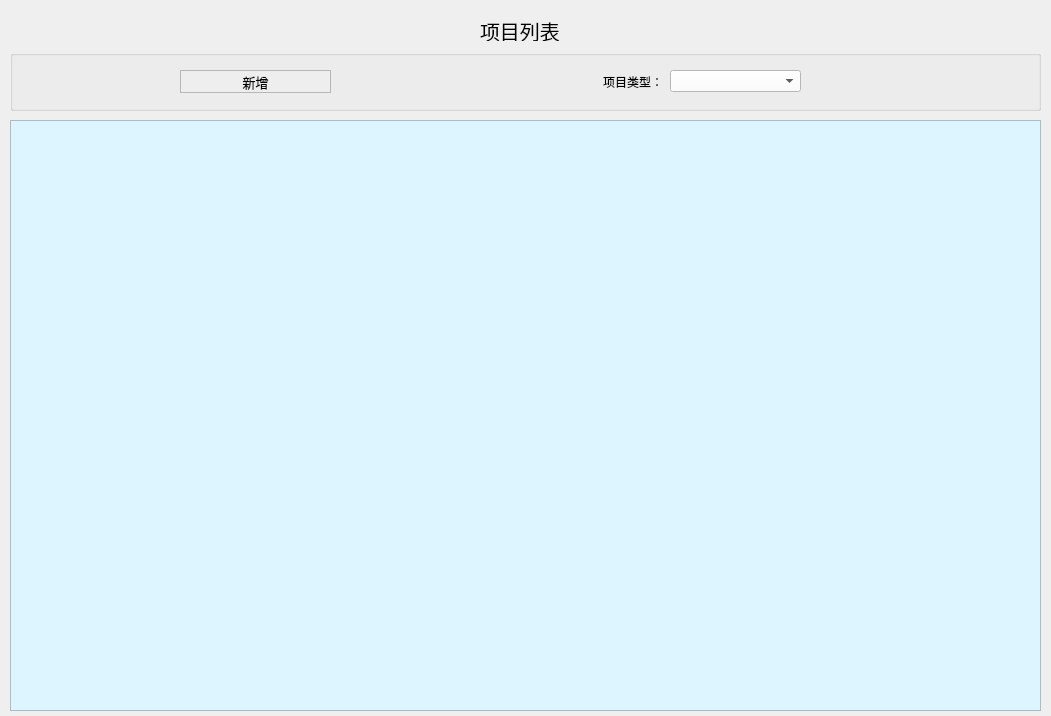
<?xml version="1.0" encoding="UTF-8"?>
<ui version="4.0">
 <class>TybhMainFrame</class>
 <widget class="QWidget" name="TybhMainFrame">
  <property name="geometry">
   <rect>
    <x>0</x>
    <y>0</y>
    <width>1051</width>
    <height>716</height>
   </rect>
  </property>
  <property name="windowTitle">
   <string>Form</string>
  </property>
  <widget class="QLabel" name="label">
   <property name="geometry">
    <rect>
     <x>480</x>
     <y>20</y>
     <width>91</width>
     <height>21</height>
    </rect>
   </property>
   <property name="font">
    <font>
     <pointsize>15</pointsize>
    </font>
   </property>
   <property name="text">
    <string>项目列表</string>
   </property>
  </widget>
  <widget class="QPushButton" name="pushButton_close">
   <property name="geometry">
    <rect>
     <x>1030</x>
     <y>0</y>
     <width>28</width>
     <height>16</height>
    </rect>
   </property>
   <property name="minimumSize">
    <size>
     <width>0</width>
     <height>16</height>
    </size>
   </property>
   <property name="styleSheet">
    <string notr="true">QPushButton
{
background-image: url(:/images/close_first.png);
background-repeat:no-repeat;
background-position:center center;
border:none;

}

QPushButton:hover{

	
	background-image: url(:/images/close_after.png);
background-repeat:no-repeat;
background-position:center center;


}</string>
   </property>
   <property name="text">
    <string/>
   </property>
  </widget>
  <widget class="QPushButton" name="pushButton_min">
   <property name="geometry">
    <rect>
     <x>1010</x>
     <y>0</y>
     <width>28</width>
     <height>16</height>
    </rect>
   </property>
   <property name="minimumSize">
    <size>
     <width>0</width>
     <height>16</height>
    </size>
   </property>
   <property name="styleSheet">
    <string notr="true">QPushButton
{
background-image: url(:/images/min_first.png);
background-repeat:no-repeat;
background-position:center center;
border:none;

}

QPushButton:hover{
background-image: url(:/images/min_after.png);
background-repeat:no-repeat;
background-position:center center;


}</string>
   </property>
   <property name="text">
    <string/>
   </property>
  </widget>
  <widget class="QGroupBox" name="groupBox">
   <property name="geometry">
    <rect>
     <x>10</x>
     <y>50</y>
     <width>1031</width>
     <height>61</height>
    </rect>
   </property>
   <property name="title">
    <string/>
   </property>
   <widget class="QPushButton" name="pushButton_new">
    <property name="geometry">
     <rect>
      <x>170</x>
      <y>20</y>
      <width>151</width>
      <height>23</height>
     </rect>
    </property>
    <property name="font">
     <font>
      <pointsize>10</pointsize>
     </font>
    </property>
    <property name="styleSheet">
     <string notr="true">QPushButton#pushButton_new
{
    color:black;
    background-color:rgb(238 , 238 , 238);
    border: 1px solid rgb(183 , 183 , 183);
}

QPushButton#pushButton_new:hover
{
    color:black;
    background-color:rgb(228 , 240 , 250);
    border: 1px solid rgb(15 , 150 , 255);
}

QPushButton#pushButton_new:pressed
{
    color:black;
    background-color:rgb(204 , 228 , 247);
    border: 1px solid rgb(1 , 84 , 153);
    padding-left:3px;
    padding-top:3px;
}</string>
    </property>
    <property name="text">
     <string>新增</string>
    </property>
   </widget>
   <widget class="QLabel" name="label_2">
    <property name="geometry">
     <rect>
      <x>593</x>
      <y>22</y>
      <width>61</width>
      <height>20</height>
     </rect>
    </property>
    <property name="text">
     <string>项目类型：</string>
    </property>
   </widget>
   <widget class="QComboBox" name="comboBox_proType">
    <property name="geometry">
     <rect>
      <x>660</x>
      <y>20</y>
      <width>131</width>
      <height>22</height>
     </rect>
    </property>
    <property name="styleSheet">
     <string notr="true">background-color: rgb(255, 255, 255);</string>
    </property>
   </widget>
  </widget>
  <widget class="QTableWidget" name="tableWidget">
   <property name="geometry">
    <rect>
     <x>10</x>
     <y>120</y>
     <width>1031</width>
     <height>591</height>
    </rect>
   </property>
   <property name="styleSheet">
    <string notr="true">background-color: rgb(221, 245, 255);</string>
   </property>
  </widget>
 </widget>
 <resources/>
 <connections/>
</ui>
